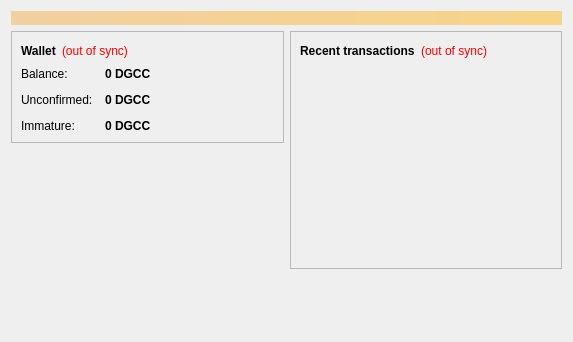
<?xml version="1.0" encoding="UTF-8"?>
<ui version="4.0">
 <class>OverviewPage</class>
 <widget class="QWidget" name="OverviewPage">
  <property name="geometry">
   <rect>
    <x>0</x>
    <y>0</y>
    <width>573</width>
    <height>342</height>
   </rect>
  </property>
  <property name="windowTitle">
   <string>Form</string>
  </property>
  <layout class="QVBoxLayout" name="topLayout">
   <item>
    <widget class="QLabel" name="labelAlerts">
     <property name="visible">
      <bool>false</bool>
     </property>
     <property name="styleSheet">
      <string notr="true">background-color: qlineargradient(x1: 0, y1: 0, x2: 1, y2: 0, stop:0 #F0D0A0, stop:1 #F8D488); color:#000000;</string>
     </property>
     <property name="wordWrap">
      <bool>true</bool>
     </property>
     <property name="margin">
      <number>3</number>
     </property>
    </widget>
   </item>
   <item>
    <layout class="QHBoxLayout" name="horizontalLayout" stretch="1,1">
     <item>
      <layout class="QVBoxLayout" name="verticalLayout_2">
       <item>
        <widget class="QFrame" name="frame">
         <property name="frameShape">
          <enum>QFrame::StyledPanel</enum>
         </property>
         <property name="frameShadow">
          <enum>QFrame::Raised</enum>
         </property>
         <layout class="QVBoxLayout" name="verticalLayout_4">
          <item>
           <layout class="QHBoxLayout" name="horizontalLayout_4">
            <item>
             <widget class="QLabel" name="label_5">
              <property name="font">
               <font>
                <weight>75</weight>
                <bold>true</bold>
               </font>
              </property>
              <property name="text">
               <string>Wallet</string>
              </property>
             </widget>
            </item>
            <item>
             <widget class="QLabel" name="labelWalletStatus">
              <property name="toolTip">
               <string>The displayed information may be out of date. Your wallet automatically synchronizes with the Dogeclassic network after a connection is established, but this process has not completed yet.</string>
              </property>
              <property name="styleSheet">
               <string notr="true">QLabel { color: red; }</string>
              </property>
              <property name="text">
               <string notr="true">(out of sync)</string>
              </property>
              <property name="alignment">
               <set>Qt::AlignLeading|Qt::AlignLeft|Qt::AlignVCenter</set>
              </property>
             </widget>
            </item>
            <item>
             <spacer name="horizontalSpacer_2">
              <property name="orientation">
               <enum>Qt::Horizontal</enum>
              </property>
              <property name="sizeHint" stdset="0">
               <size>
                <width>40</width>
                <height>20</height>
               </size>
              </property>
             </spacer>
            </item>
           </layout>
          </item>
          <item>
           <layout class="QFormLayout" name="formLayout_2">
            <property name="fieldGrowthPolicy">
             <enum>QFormLayout::AllNonFixedFieldsGrow</enum>
            </property>
            <property name="horizontalSpacing">
             <number>12</number>
            </property>
            <property name="verticalSpacing">
             <number>12</number>
            </property>
            <item row="0" column="0">
             <widget class="QLabel" name="label">
              <property name="text">
               <string>Balance:</string>
              </property>
             </widget>
            </item>
            <item row="0" column="1">
             <widget class="QLabel" name="labelBalance">
              <property name="font">
               <font>
                <weight>75</weight>
                <bold>true</bold>
               </font>
              </property>
              <property name="cursor">
               <cursorShape>IBeamCursor</cursorShape>
              </property>
              <property name="toolTip">
               <string>Your current balance</string>
              </property>
              <property name="text">
               <string notr="true">0 DGCC</string>
              </property>
              <property name="textInteractionFlags">
               <set>Qt::LinksAccessibleByMouse|Qt::TextSelectableByKeyboard|Qt::TextSelectableByMouse</set>
              </property>
             </widget>
            </item>
            <item row="1" column="0">
             <widget class="QLabel" name="label_3">
              <property name="text">
               <string>Unconfirmed:</string>
              </property>
             </widget>
            </item>
            <item row="1" column="1">
             <widget class="QLabel" name="labelUnconfirmed">
              <property name="font">
               <font>
                <weight>75</weight>
                <bold>true</bold>
               </font>
              </property>
              <property name="cursor">
               <cursorShape>IBeamCursor</cursorShape>
              </property>
              <property name="toolTip">
               <string>Total of transactions that have yet to be confirmed, and do not yet count toward the current balance</string>
              </property>
              <property name="text">
               <string notr="true">0 DGCC</string>
              </property>
              <property name="textInteractionFlags">
               <set>Qt::LinksAccessibleByMouse|Qt::TextSelectableByKeyboard|Qt::TextSelectableByMouse</set>
              </property>
             </widget>
            </item>
            <item row="2" column="0">
             <widget class="QLabel" name="labelImmatureText">
              <property name="text">
               <string>Immature:</string>
              </property>
             </widget>
            </item>
            <item row="2" column="1">
             <widget class="QLabel" name="labelImmature">
              <property name="font">
               <font>
                <weight>75</weight>
                <bold>true</bold>
               </font>
              </property>
              <property name="toolTip">
               <string>Mined balance that has not yet matured</string>
              </property>
              <property name="text">
               <string notr="true">0 DGCC</string>
              </property>
              <property name="textInteractionFlags">
               <set>Qt::LinksAccessibleByMouse|Qt::TextSelectableByKeyboard|Qt::TextSelectableByMouse</set>
              </property>
             </widget>
            </item>
           </layout>
          </item>
         </layout>
        </widget>
       </item>
       <item>
        <spacer name="verticalSpacer">
         <property name="orientation">
          <enum>Qt::Vertical</enum>
         </property>
         <property name="sizeHint" stdset="0">
          <size>
           <width>20</width>
           <height>40</height>
          </size>
         </property>
        </spacer>
       </item>
      </layout>
     </item>
     <item>
      <layout class="QVBoxLayout" name="verticalLayout_3">
       <item>
        <widget class="QFrame" name="frame_2">
         <property name="frameShape">
          <enum>QFrame::StyledPanel</enum>
         </property>
         <property name="frameShadow">
          <enum>QFrame::Raised</enum>
         </property>
         <layout class="QVBoxLayout" name="verticalLayout">
          <item>
           <layout class="QHBoxLayout" name="horizontalLayout_2">
            <item>
             <widget class="QLabel" name="label_4">
              <property name="text">
               <string>&lt;b&gt;Recent transactions&lt;/b&gt;</string>
              </property>
             </widget>
            </item>
            <item>
             <widget class="QLabel" name="labelTransactionsStatus">
              <property name="toolTip">
               <string>The displayed information may be out of date. Your wallet automatically synchronizes with the Dogeclassic network after a connection is established, but this process has not completed yet.</string>
              </property>
              <property name="styleSheet">
               <string notr="true">QLabel { color: red; }</string>
              </property>
              <property name="text">
               <string notr="true">(out of sync)</string>
              </property>
              <property name="alignment">
               <set>Qt::AlignRight|Qt::AlignTrailing|Qt::AlignVCenter</set>
              </property>
             </widget>
            </item>
            <item>
             <spacer name="horizontalSpacer">
              <property name="orientation">
               <enum>Qt::Horizontal</enum>
              </property>
              <property name="sizeHint" stdset="0">
               <size>
                <width>40</width>
                <height>20</height>
               </size>
              </property>
             </spacer>
            </item>
           </layout>
          </item>
          <item>
           <widget class="QListView" name="listTransactions">
            <property name="styleSheet">
             <string notr="true">QListView { background: transparent; }</string>
            </property>
            <property name="frameShape">
             <enum>QFrame::NoFrame</enum>
            </property>
            <property name="verticalScrollBarPolicy">
             <enum>Qt::ScrollBarAlwaysOff</enum>
            </property>
            <property name="horizontalScrollBarPolicy">
             <enum>Qt::ScrollBarAlwaysOff</enum>
            </property>
            <property name="selectionMode">
             <enum>QAbstractItemView::NoSelection</enum>
            </property>
           </widget>
          </item>
         </layout>
        </widget>
       </item>
       <item>
        <spacer name="verticalSpacer_2">
         <property name="orientation">
          <enum>Qt::Vertical</enum>
         </property>
         <property name="sizeHint" stdset="0">
          <size>
           <width>20</width>
           <height>40</height>
          </size>
         </property>
        </spacer>
       </item>
      </layout>
     </item>
    </layout>
   </item>
  </layout>
 </widget>
 <resources/>
 <connections/>
</ui>
